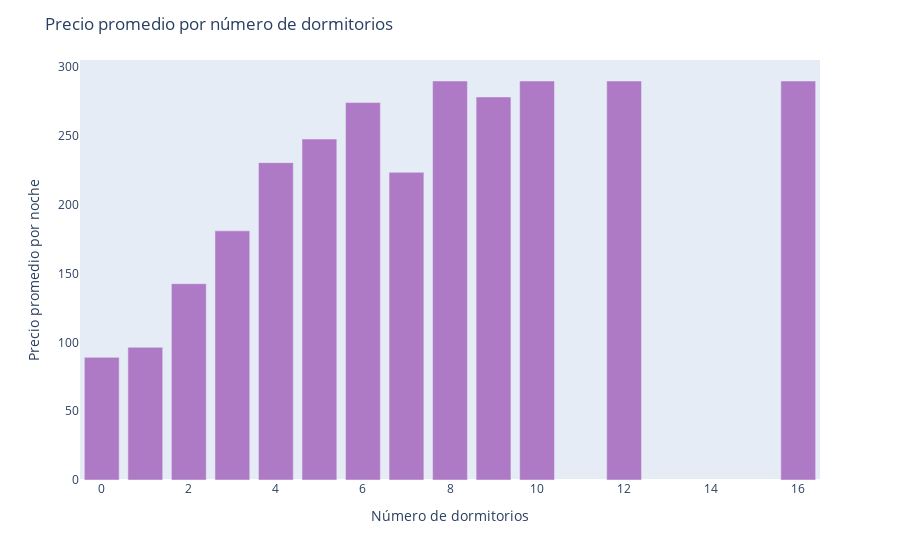

This figure's notebook cell:
### Code cell
# Price VS number of bedrooms

avg_price_by_bedrooms = listings1.groupby('bedrooms')['price'].mean().reset_index().sort_values(by='price', ascending=False)
           
fig = px.bar(avg_price_by_bedrooms,
                         x='bedrooms',
                         y='price',
                         title='')
            
fig.update_traces(marker_color=' #AF7AC5')

fig.update_layout(
    title = ' Precio promedio por número de dormitorios',
    xaxis_title='Número de dormitorios',
    yaxis_title='Precio promedio por noche',
    xaxis_showgrid=False,
    yaxis_showgrid=False,
    showlegend=False)

fig.show()

### Figure 1 — Plotly figure (JSON) as saved in the notebook; plotly's stock layout.template omitted (floating-point values rounded to 4 significant figures)
{"data": [{"alignmentgroup": "True", "hovertemplate": "bedrooms=%{x}<br>price=%{y}<extra></extra>", "legendgroup": "", "marker": {"color": " #AF7AC5", "pattern": {"shape": ""}}, "name": "", "offsetgroup": "", "orientation": "v", "showlegend": false, "textposition": "auto", "type": "bar", "x": [8, 10, 12, 16, 9, 6, 5, 4, 7, 3, 2, 1, 0], "xaxis": "x", "y": [290, 290, 290, 290, 278.4, 274.3, 247.8, 230.7, 223.6, 181.1, 142.7, 96.47, 89.15], "yaxis": "y"}], "layout": {"barmode": "relative", "legend": {"tracegroupgap": 0}, "margin": {"t": 60}, "showlegend": false, "title": {"text": " Precio promedio por número de dormitorios"}, "xaxis": {"anchor": "y", "domain": [0, 1], "showgrid": false, "title": {"text": "Número de dormitorios"}}, "yaxis": {"anchor": "x", "domain": [0, 1], "showgrid": false, "title": {"text": "Precio promedio por noche"}}}}
